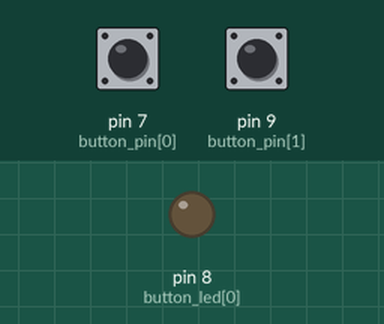
This sketch was run on a simulated Arduino Uno, built with avr-gcc and run on an emulated ATmega328P. On the bench: output pins drawn as LEDs (lit = HIGH). Inputs (shaded band) come from the test bench; at power-on: pin 7 (button_pin[0]) HIGH, pin 9 (button_pin[1]) HIGH.

Above: at 1.2 s.
1.3 s: pin 7 (button_pin[0]) pulled LOW for 0.15 s
At 1.37 s:
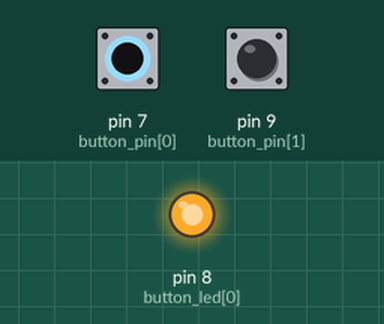
2.9 s: pin 7 (button_pin[0]) pulled LOW for 3.2 s
At 6.5 s:
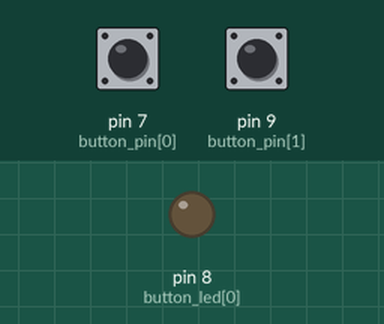
Timing chart, 0 to 8.0 s (numbered marks = the images above; inputs shaded):
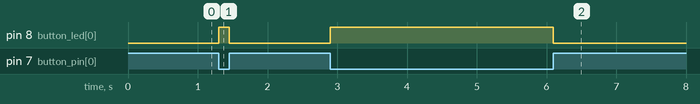

Measured:
- after the input at 1.3 s, pin 8 (button_led[0]): LOW → HIGH at once, → LOW 0.15 s later
- after the input at 2.9 s, pin 8 (button_led[0]): LOW → HIGH at once, → LOW 3.2 s later

The sketch:

bemis420.ino
```cpp
#ifndef cbi
#define cbi(sfr, bit) (_SFR_BYTE(sfr) &= ~_BV(bit))
#endif
#ifndef sbi
#define sbi(sfr, bit) (_SFR_BYTE(sfr) |= _BV(bit))
#endif

#define NUM_BUTTONS 2
#define RED_BUTTON 0
#define BLUE_BUTTON 1
const uint8_t button_pin[NUM_BUTTONS] = {7, 9};
const uint8_t button_led[NUM_BUTTONS] = {8, 10};

// These are hardwired pins.  Cannot be changed.
// Data (master out, slave in)
#define MOSI_PIN  11 // PB3
// SPI clock
#define SCK_PIN   13 // PB5
// SPI slave select (must be set output)
#define SS_PIN    10 // PB2

#define STRIP_LEN 320
#define NUM_RGB 3
#define STRIP_SUBPIXELS (NUM_RGB * STRIP_LEN)

// Struct used for convenient manipulation of an RGB value
typedef union {
  struct {
    // Reorder these to change color output order
    uint8_t g;
    uint8_t r;
    uint8_t b;
  };
  uint8_t rgb[NUM_RGB];
} rgb_t;

// Strip buffer. We only have SRAM to store one Bemis-worth of pixels.
// Future workarounds could include just tesselating the output, so the state
// of the strip uses less data.
rgb_t strip[STRIP_LEN];

// The subpixel currently being pushed out over SPI
volatile uint16_t subpixel_pushing = STRIP_SUBPIXELS;
uint16_t inline __attribute__((always_inline)) safe_subpixel_pushing() {
  // Get high byte of subpixel_pushing , then low byte (avr-gcc is little-endian)
  uint8_t sp_high = *( (volatile uint8_t*)(&subpixel_pushing) + 1);
  uint8_t sp_low  = *( (volatile uint8_t*)(&subpixel_pushing) );
  uint16_t safe_sp = sp_low + (((uint16_t)sp_high) << 8);
  // We grabbed the high byte first to mitigate issues from a race condition:
  //   The ISR could increment subpixel_pushing in-between, with a carry.
  // Grabbing the high byte first means that our (erroneous) local value
  //   is less than the actual value, which is safer than possibly thinking
  //   we're further down the strip than we actually are.
  return safe_sp;
}
// Returns true if the specified pixel has been pushed
//   i.e. it's safe to overwrite it
uint8_t inline __attribute__((always_inline)) pixel_pushed(uint16_t pixel) {
  return safe_subpixel_pushing() > pixel * NUM_RGB;
}

// Kicks off pushing the strip buffer out to the strip
void init_strip_refresh() {
  if (safe_subpixel_pushing() < STRIP_SUBPIXELS) {
    Serial.println("Waiting for previous refresh...");
    while (safe_subpixel_pushing() < STRIP_SUBPIXELS);
  }
  subpixel_pushing = 0;
  // Write first subpixel manually to start SPI transfer
  SPDR = strip[0].rgb[0];
}

// When an SPI transfer completes, start transferring the next byte (if there is one)
ISR(SPI_STC_vect) {
  subpixel_pushing++;
  if (subpixel_pushing < STRIP_SUBPIXELS) {
    SPDR = ((uint8_t*)(&strip))[subpixel_pushing];
  }
}

enum pattern_t {
  RAINBOW,
  NUM_PATTERNS,
  STRIP_OFF
};

// Maps an input byte to a color spectrum, and writes it to the provided rgb struct
#define SPEC_W 255
void spec(rgb_t* c, uint8_t i) {
  // Spectrum defined by 3 intervals. Each interval, one color is fading out,
  //   one fades in, one is off. First r->g, then g->b, then b->r
  uint8_t* out;
  uint8_t* in;
  uint8_t* off;
  if (i < SPEC_W / 3) {
    out = &c->r;
    in  = &c->g;
    off = &c->b;
  } else if (i < 2 * SPEC_W / 3) {
    i -= SPEC_W / 3;
    out = &c->g;
    in  = &c->b;
    off = &c->r;
  } else {
    i -= 2 * SPEC_W / 3;
    out = &c->b;
    in  = &c->r;
    off = &c->g;
  }
  // Simple linear fading for now
  *in  = 3 * i;
  *out = 255 - *in;
  *off = 0;
}

// Fills the strip buffer with a rainbow.
// If we're not done pushing a strip, then tag along behind the SPI transfers
void fill_rainbow(uint8_t offset = 0, uint8_t scale = 1) {
  for (uint16_t p = 0; p < STRIP_LEN; p++) {
    // Don't clobber a pixel till we've pushed it.
    while (!pixel_pushed(p));
    spec(&strip[p], scale * p + offset);
  }
}

void fill_color(uint8_t r, uint8_t g, uint8_t b) {
  for (uint16_t p = 0; p < STRIP_LEN; p++) {
    // Don't clobber a pixel till we've pushed it.
    while (!pixel_pushed(p));
    strip[p].r = r;
    strip[p].g = g;
    strip[p].b = b;
  }
}

void fill_color_strobe(uint8_t r, uint8_t g, uint8_t b, uint32_t period_ms, uint32_t ms) {
  static uint8_t state = 0;
  static uint32_t last_change = 0;
  if (ms - last_change >= period_ms / 2) state = !state;

  if (!state) r = g = b = 0;

  for (uint16_t p = 0; p < STRIP_LEN; p++) {
    // Don't clobber a pixel till we've pushed it.
    while (!pixel_pushed(p));
    strip[p].r = r;
    strip[p].g = g;
    strip[p].b = b;
  }
}

// For debugging purposes.
void print_color(rgb_t* c) {
  Serial.print(c->r);
  Serial.print(' ');
  Serial.print(c->g);
  Serial.print(' ');
  Serial.print(c->b);
  Serial.print(' ');
}

void setup() {
  // Seed the pseudo-random number generator on a random floating analog input.
  randomSeed(analogRead(0));

  // ============= Configuring SPI ===============
  // Pin modes
  pinMode(SS_PIN,   OUTPUT);  // must be OUTPUT for proper master function
  pinMode(MOSI_PIN, OUTPUT);
  pinMode(SCK_PIN,  OUTPUT);
  // Clock polarity.  (0 for idle low)
  cbi(SPCR, CPOL);
  // Clock phase.  (0 for sample on leading edge)
  cbi(SPCR, CPHA);
  // Data order (0 for MSB first)
  cbi(SPCR, DORD);
  // Master/slave (1 for master)
  sbi(SPCR, MSTR);
  // Clock rate (= f_osc/N = 16MHz/N)
  //    SPI2X:SPR1:SPR0
  //    100 000 101 001 110 010 111 011
  // N: 2   4   8   16  32  64  64  128
  // Too fast a rate causes erratic behavior on long strips
  sbi(SPCR, SPR0);
  cbi(SPCR, SPR1);
  sbi(SPSR, SPI2X);
  // Enable SPI
  sbi(SPCR, SPE);
  // Enable SPI interrupt
  sbi(SPCR, SPIE);

  // ============ Other setup stuff =================
  Serial.begin(9600);

  for (uint8_t b = 0; b < NUM_BUTTONS; b++) {
    pinMode(button_pin[b], INPUT);
    digitalWrite(button_pin[b], HIGH);
    pinMode(button_led[b], OUTPUT);
    digitalWrite(button_led[b], LOW);
  }
}

uint8_t current_pattern = RAINBOW;

void loop() {
  // ===================== STRIP REFRESH =====================
  static uint8_t counter = 0;
  #define FRAME_FPS 20
  static uint32_t last_strip_refresh = 0;
  if (millis() - last_strip_refresh >= 1000UL / FRAME_FPS) {
    last_strip_refresh = millis();
    init_strip_refresh();
    counter++;

    switch (current_pattern) {
    case RAINBOW:
      fill_rainbow(3 * counter, 2);
      break;
    default:
      fill_color(0, 0, 0);
      break;
    }
  }

  // =================== INPUT HANDLING ======================
  uint8_t button_pressed[NUM_BUTTONS];
  static uint8_t last_state[NUM_BUTTONS] = {0};
  static uint32_t last_state_change[NUM_BUTTONS] = {0};
#define DEBOUNCE_MS 50
  for (uint8_t b = 0; b < NUM_BUTTONS; b++) {
    button_pressed[b] = 0;
    uint8_t current_state = !digitalRead(button_pin[b]);
    if (current_state != last_state[b] &&
        millis() - last_state_change[b] >= DEBOUNCE_MS) {
      last_state[b] = current_state;
      last_state_change[b] = millis();
      if (current_state) button_pressed[b] = 1;
    }
  }

  // =================== BUTTON RESPONSES ====================
  if (button_pressed[RED_BUTTON]) {
    if (current_pattern != STRIP_OFF) current_pattern = STRIP_OFF;
    else current_pattern = RAINBOW;
  }
  if (button_pressed[BLUE_BUTTON]) {
    if (current_pattern != STRIP_OFF) {
      current_pattern = (current_pattern + 1) % NUM_PATTERNS;
    }
  }

  // =================== BUTTON LEDS ======================
  for (uint8_t b = 0; b < NUM_BUTTONS; b++) {
    digitalWrite(button_led[b], last_state[b]);
  }
}
```
